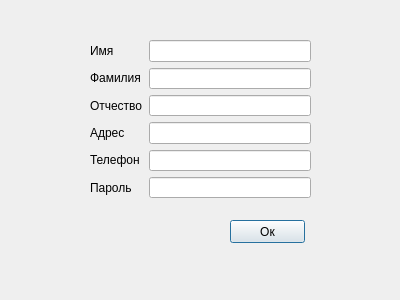
<?xml version="1.0" encoding="UTF-8"?>
<ui version="4.0">
 <class>Registration</class>
 <widget class="QDialog" name="Registration">
  <property name="geometry">
   <rect>
    <x>0</x>
    <y>0</y>
    <width>400</width>
    <height>300</height>
   </rect>
  </property>
  <property name="windowTitle">
   <string>Dialog</string>
  </property>
  <widget class="QPushButton" name="Submit">
   <property name="geometry">
    <rect>
     <x>230</x>
     <y>220</y>
     <width>75</width>
     <height>23</height>
    </rect>
   </property>
   <property name="text">
    <string>Ок</string>
   </property>
  </widget>
  <widget class="QWidget" name="">
   <property name="geometry">
    <rect>
     <x>90</x>
     <y>40</y>
     <width>221</width>
     <height>158</height>
    </rect>
   </property>
   <layout class="QHBoxLayout" name="horizontalLayout_3">
    <item>
     <layout class="QVBoxLayout" name="verticalLayout">
      <item>
       <widget class="QLabel" name="label_2">
        <property name="text">
         <string>Имя</string>
        </property>
       </widget>
      </item>
      <item>
       <widget class="QLabel" name="label_4">
        <property name="text">
         <string>Фамилия</string>
        </property>
       </widget>
      </item>
      <item>
       <widget class="QLabel" name="label_5">
        <property name="text">
         <string>Отчество</string>
        </property>
       </widget>
      </item>
      <item>
       <widget class="QLabel" name="label_3">
        <property name="text">
         <string>Адрес</string>
        </property>
       </widget>
      </item>
      <item>
       <widget class="QLabel" name="label">
        <property name="text">
         <string>Телефон</string>
        </property>
       </widget>
      </item>
      <item>
       <widget class="QLabel" name="label_6">
        <property name="text">
         <string>Пароль</string>
        </property>
       </widget>
      </item>
     </layout>
    </item>
    <item>
     <layout class="QHBoxLayout" name="horizontalLayout">
      <item>
       <layout class="QHBoxLayout" name="horizontalLayout_2">
        <item>
         <layout class="QVBoxLayout" name="verticalLayout_2">
          <item>
           <widget class="QLineEdit" name="Name"/>
          </item>
          <item>
           <widget class="QLineEdit" name="Surname"/>
          </item>
          <item>
           <widget class="QLineEdit" name="Patronymic"/>
          </item>
          <item>
           <widget class="QLineEdit" name="Adress"/>
          </item>
          <item>
           <widget class="QLineEdit" name="Number"/>
          </item>
          <item>
           <widget class="QLineEdit" name="Password"/>
          </item>
         </layout>
        </item>
       </layout>
      </item>
     </layout>
    </item>
   </layout>
  </widget>
 </widget>
 <resources/>
 <connections/>
</ui>
